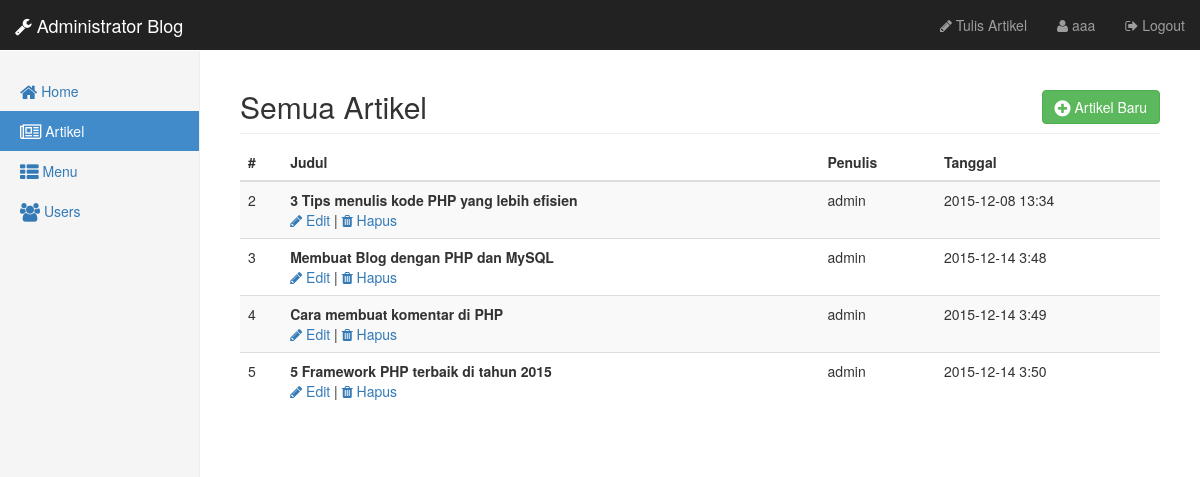
The page /admin/artikel/index.php (signed in) on the database its author committed.
### tables this page shows
CREATE TABLE `artikel` (
  `id` int(11) NOT NULL,
  `judul` varchar(255) NOT NULL,
  `isi` text NOT NULL,
  `tanggal` timestamp NOT NULL DEFAULT current_timestamp(),
  `penulis` varchar(128) NOT NULL
);

### connection.php (called while the page is built, shortened)
<?php
$user = "root";

### admin/artikel/data_artikel.php (the view)
<div class="col-sm-9 col-sm-offset-3 col-md-10 col-md-offset-2 main">
  <h2 class="sub-header">Semua Artikel <a href="tambah_artikel.php" class="btn btn-success pull-right"><i class="fa fa-plus-circle fa-lg"></i> Artikel Baru</a></h2>
  <div class="table-responsive">
    <table class="table table-striped">
      <thead>
        <tr>
          <th>#</th>
          <th>Judul</th>
          <th>Penulis</th>
          <th>Tanggal</th>
        </tr>
      </thead>
      <tbody>
          <?php
            $query = mysqli_query($koneksi, "SELECT id, judul, penulis, DATE_FORMAT(tanggal,'%Y-%m-%d %k:%i') as tanggal FROM artikel");
            while ($artikel = mysqli_fetch_array($query)){
                echo "<tr>";
                echo "<td>".$artikel['id']."</td>";
                echo "<td><b>".$artikel['judul']."</b><br/>";
                echo "<a href='edit_artikel.php?id=".$artikel['id']."'><i class='fa fa-pencil'></i> Edit</a> | ";
                echo "<a href='hapus_artikel.php?id=".$artikel['id']."'><i class='fa fa-trash'></i> Hapus</a>";
                echo "</td>";
                echo "<td>".$artikel['penulis']."</td>";
                echo "<td>".$artikel['tanggal']."</td>";
                echo "</tr>";
            }
          ?>
      </tbody>
    </table>
  </div>
</div>

### admin/artikel/index.php (shortened to what this page needs)
<?php
if(isset($_SESSION['username'])){
    include('../../connection.php');
?>
<!DOCTYPE html>
<html lang="en">
<head>
    <link href="../css/bootstrap.min.css" rel="stylesheet">
    <link href="../css/style-admin.css" rel="stylesheet">
    <link href="../font-awesome/css/font-awesome.css" rel="stylesheet">
  </head>
  <body>
    <nav><?php include("navbar.php"); ?></nav>
    <div class="container-fluid">
      <div class="row">
          <aside>
              <?php $artikel = "class='active'"; ?>
              <?php include('aside.php'); ?>
          </aside>
          <section id="konten">
              <?php include('data_artikel.php'); ?>
          </section>
      </div>
    </div>
  </body>
</html>
<?php
} else {
    header('location: ../login.php');
}
?>

### admin/artikel/navbar.php (shortened to what this page needs)
<div class="navbar navbar-inverse navbar-fixed-top" role="navigation">
  <div class="container-fluid">
    <div class="navbar-header">
      <a class="navbar-brand" href="index.php"><i class="fa fa-wrench"></i> Administrator Blog</a>
    </div>
    <div class="navbar-collapse collapse">
      <ul class="nav navbar-nav navbar-right">
        <li><a href="../artikel/tambah_artikel.php"><i class="fa fa-pencil"></i> Tulis Artikel</a></li>
        <li><a href="#"><i class="fa fa-user"></i> <?php echo $_SESSION['username']; ?></a></li>
        <li><a href="../logout.php" title="Log out!"><i class="fa fa-sign-out"></i> Logout</a></li>
      </ul>
    </div>
  </div>
</div>

### admin/artikel/aside.php
<div class="col-sm-3 col-md-2 sidebar">
    <ul class="nav nav-sidebar">
        <li <?php echo isset($home)? $home : ""; ?>><a href="../index.php"><i class="fa fa-home fa-lg"></i> Home</a></li>
        <li <?php echo isset($artikel)? $artikel : ""; ?>><a href="index.php"><i class="fa fa-newspaper-o fa-lg"></i> Artikel</a></li>
        <li <?php echo isset($menu)? $menu : ""; ?>><a href="../menu"><i class="fa fa-th-list fa-lg"></i> Menu</a></li>
        <li <?php echo isset($user)? $user : ""; ?>><a href="../users"><i class="fa fa-users fa-lg"></i> Users</a></li>
    </ul>
</div>

### admin/css/style-admin.css (style rules this page uses)
body { padding-top: 50px; }
.sub-header { padding-bottom: 10px; border-bottom: 1px solid #eee; }
.navbar-fixed-top { border: 0; }
.sidebar { display: none; }
@media (min-width: 768px) { .sidebar { position: fixed; top: 51px; bottom: 0; left: 0; z-index: 1000; display: block; padding: 20px; overflow-x: hidden; overflow-y: auto; background-color: #f5f5f5; border-right: 1px solid #eee; } }
.nav-sidebar { margin-right: -21px; margin-bottom: 20px; margin-left: -20px; }
.nav-sidebar > li > a { padding-right: 20px; padding-left: 20px; }
.nav-sidebar > .active > a, .nav-sidebar > .active > a:hover, .nav-sidebar > .active > a:focus { color: #fff; background-color: #428bca; }
.main { padding: 20px; }
@media (min-width: 768px) { .main { padding-right: 40px; padding-left: 40px; } }

### rows shown on the page
artikel: id "2", judul "3 Tips menulis kode PHP yang lebih efisien", penulis "admin", tanggal "2015-12-08 13:34"
artikel: id "3", judul "Membuat Blog dengan PHP dan MySQL", penulis "admin", tanggal "2015-12-14 3:48"
artikel: id "4", judul "Cara membuat komentar di PHP", penulis "admin", tanggal "2015-12-14 3:49"
artikel: id "5", judul "5 Framework PHP terbaik di tahun 2015", penulis "admin", tanggal "2015-12-14 3:50"

### other values the page prints
$_SESSION['username'] "aaa"
